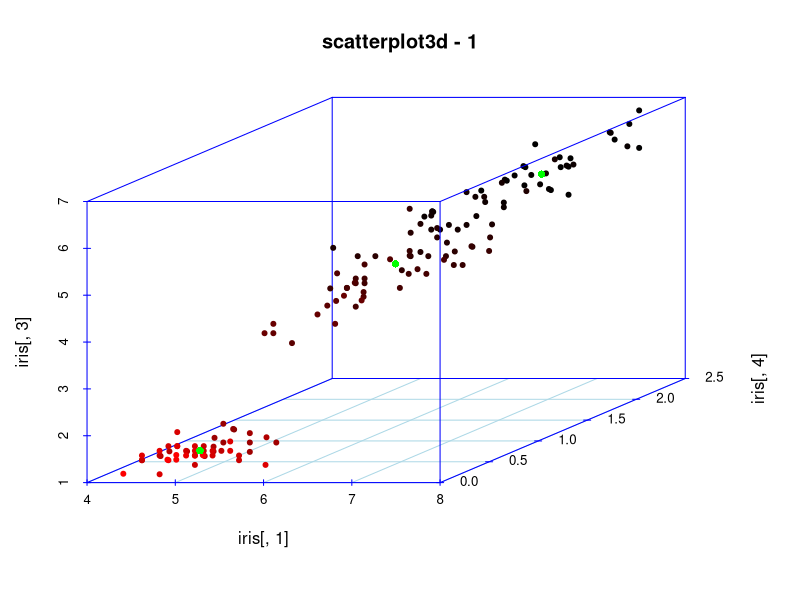
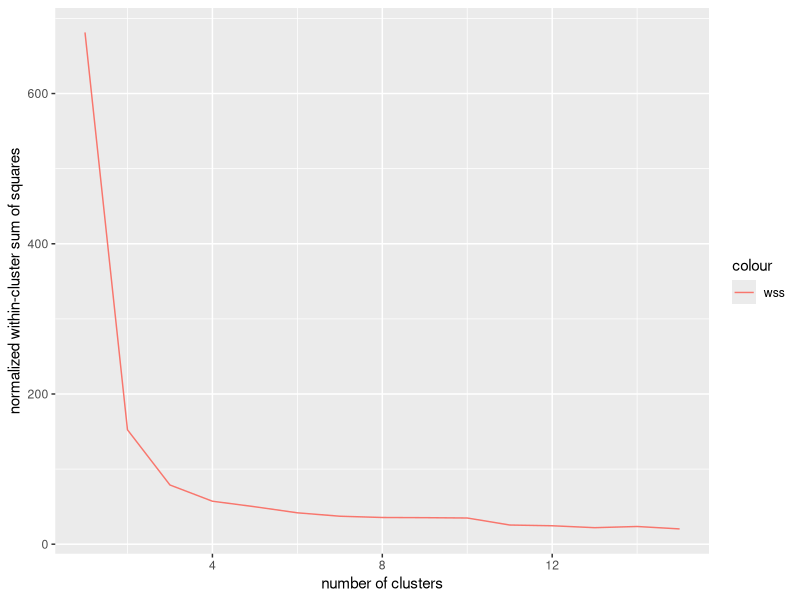

Write the R code that produced these figures, in order.
#@author: Andrea Giovannini
#This file is copyright protected - do not redistribute
# kmeans, wss versus k

library(scatterplot3d)
library(ggplot2)
set.seed(123)
head(iris)
s3d = scatterplot3d(iris[,1],iris[,4],iris[,3], highlight.3d=TRUE, col.axis="blue", col.grid="lightblue", main="scatterplot3d - 1", pch=20)

iris_data = as.matrix(iris[,1:4])
number_of_clusters = 3
km = kmeans(iris_data,centers=number_of_clusters)#,iter.max = )

s3d$points3d(km$centers[,1],km$centers[,4],km$centers[,3], pch = 16, col = "green")

wss_vs_k = function(df) {
  # value with only one cluster
  wss = (nrow(df)-1)*sum(apply(df,2,var))
  # value for the other clusters
  for (i in 2:15) wss[i] = sum(kmeans(df,
                                      centers=i)$withinss)
  return(cbind(1:15,wss))
}
out=wss_vs_k(iris_data)
dfout= data.frame(out)
colnames(dfout) = c("xplot","wss")

ggplot(dfout,aes(xplot)) +
  geom_line(aes(y = wss, colour = "wss")) + 
  labs(y="normalized within-cluster sum of squares") +
  labs(x="number of clusters")
